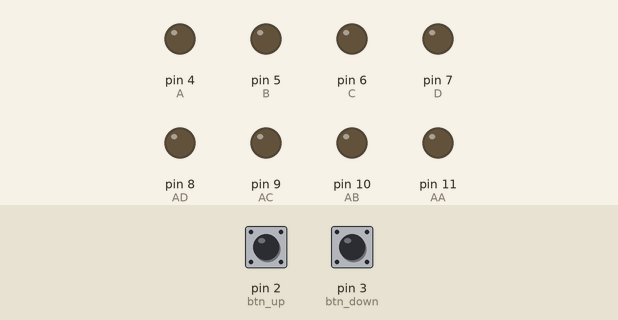
A sketch run on a simulated Arduino Uno, built with avr-gcc and run on an emulated ATmega328P. Shown: output pins drawn as LEDs (lit = HIGH). The inputs (shaded band) are chosen by the test bench; at power-on: pin 2 (btn_up) LOW, pin 3 (btn_down) LOW.

Above: at 1.2 s.
1.3 s: pin 2 (btn_up) pulled HIGH for 0.15 s
At 1.9 s:
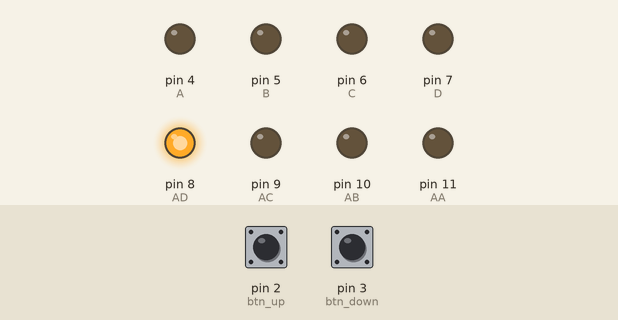
2.9 s: pin 2 (btn_up) pulled HIGH for 1 s
At 4.3 s:
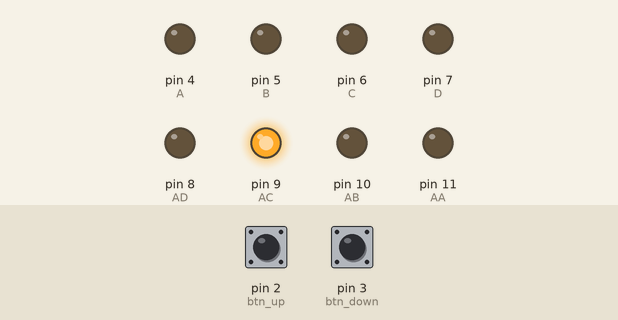
5.4 s: pin 2 (btn_up) pulled HIGH for 0.15 s
At 6.2 s:
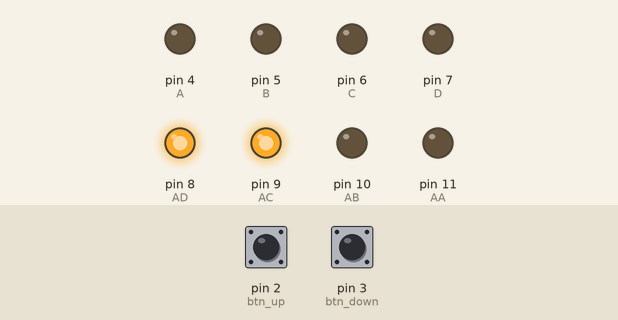
7.0 s: pin 2 (btn_up) pulled HIGH for 3.2 s
At 7.4 s:
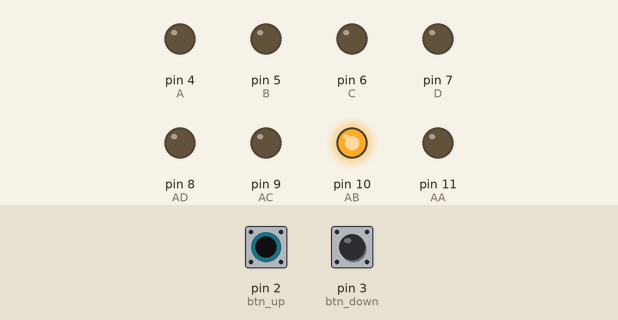
11.7 s: pin 2 (btn_up) pulled HIGH for 0.15 s
At 12.2 s:
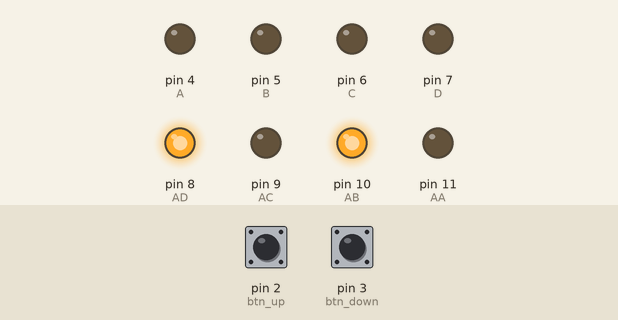
13.3 s: pin 2 (btn_up) pulled HIGH for 1 s
At 14.6 s:
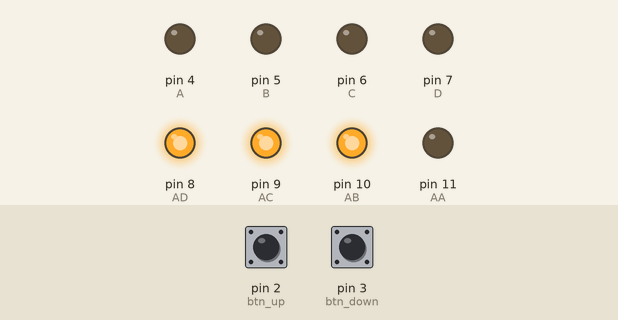
Timing chart, 0 to 16.3 s (numbered marks = the images above; inputs shaded):
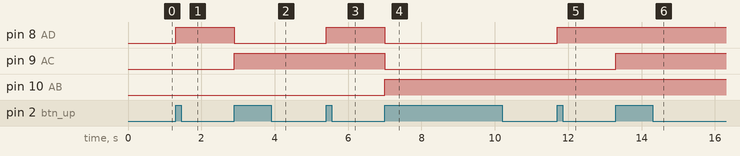

Measured:
- after the input at 1.3 s, pin 8 (AD): LOW → HIGH at once
- after the input at 2.9 s, pin 8 (AD): HIGH → LOW at once; pin 9 (AC): LOW → HIGH at once
- after the input at 5.4 s, pin 8 (AD): LOW → HIGH at once
- after the input at 7.0 s, pin 8 (AD), pin 9 (AC): HIGH → LOW at once; pin 10 (AB): LOW → HIGH at once
- after the input at 11.7 s, pin 8 (AD): LOW → HIGH at once
- after the input at 13.3 s, pin 9 (AC): LOW → HIGH at once

The sketch:

carlos_ceballos_3ra_unidad_2l.ino
```cpp
/*
   Fundacion KinaL
   Centro educativo tecnico LaboraL KinaL
   Quinto perito
   Quinto eLectronica
   Codigo Tecnico: EB5AM / EB5AV
   Curso: TaLLer de eLectronica digitaL y reparacion de computadoras I
   Proyecto: Contador
   aLumno:carlos Enrique Cebalos villanueva
   Fecha: 1/06/2023
*/
#define btn_up  2     //pin 2 utiLizado para una interrupción externa por rising
#define btn_down 3     //pih 3 utiLizado para una interrupción externa por faLLing
#define A 4
#define B 5
#define C 6
#define D 7
#define AA 11
#define AB 10
#define AC 9
#define AD 8
#define DWH(pin)  digitaLWrite(pin,HIGH)
#define DWL(pin)  digitaLWrite(pin,LOW)
void asendente (void);
void desendente(void);
int contadorB = 0;
int contadorA = 0;

void setup() {
  Serial.begin(9600); //Inicio La comunicación seriaL
  pinMode(btn_up, INPUT);  //pin 2 como entrada
  pinMode(btn_down, INPUT); //pin 3 como entrada
  attachInterrupt(digitalPinToInterrupt(btn_up), asendente, RISING);
  attachInterrupt(digitalPinToInterrupt(btn_down), desendente, RISING);
  pinMode(A, OUTPUT);
  pinMode(B, OUTPUT);
  pinMode(C, OUTPUT);
  pinMode(D, OUTPUT);
  pinMode(AA, OUTPUT);
  pinMode(AB, OUTPUT);
  pinMode(AC, OUTPUT);
  pinMode(AD, OUTPUT);
}
void loop() {
  //asendente
  if ((contadorB > 0) && (contadorA == 5)) {
    contadorB = 0;
    contadorA = 0;
  }
  //desendente
  if ((contadorB < 0) && (contadorA == 0)) {
    contadorB = 0;
    contadorA = 5;
  }
  //asendente
  if (contadorB > 9) {
    contadorB = 0;
    contadorA = contadorA + 1;
  }
  //desendente
  if (contadorB < 0) {
    contadorB = 9;
    contadorA = contadorA - 1;
  }
  switch (contadorB) {
    case (0):
      {
        // DISPLAY 2
        digitalWrite(AA, LOW);
        digitalWrite(AB, LOW);
        digitalWrite(AC, LOW);
        digitalWrite(AD, LOW);
        break;
      }
    case (1):
      {

        // DISPLAY 2
        digitalWrite(AA, LOW);
        digitalWrite(AB, LOW);
        digitalWrite(AC, LOW);
        digitalWrite(AD, HIGH);
        break;
      }
    case (2):
      {
        // DISPLAY 2
        digitalWrite(AA, LOW);
        digitalWrite(AB, LOW);
        digitalWrite(AC, HIGH);
        digitalWrite(AD, LOW);
        break;
      }
    case (3):
      {
        // DISPLAY 2
        digitalWrite(AA, LOW);
        digitalWrite(AB, LOW);
        digitalWrite(AC, HIGH);
        digitalWrite(AD, HIGH);
        break;
      }

    case (4):
      {
        // DISPLAY 2
        digitalWrite(AA, LOW);
        digitalWrite(AB, HIGH);
        digitalWrite(AC, LOW);
        digitalWrite(AD, LOW);
        break;
      }

    case (5):
      {
        // DISPLAY 2
        digitalWrite(AA, LOW);
        digitalWrite(AB, HIGH);
        digitalWrite(AC, LOW);
        digitalWrite(AD, HIGH);
        break;
      }
    case (6):
      {
        // DISPLAY 2
        digitalWrite(AA, LOW);
        digitalWrite(AB, HIGH);
        digitalWrite(AC, HIGH);
        digitalWrite(AD, HIGH);
        break;
      }
    case (7):
      {
        // DISPLAY 2
        digitalWrite(AA, LOW);
        digitalWrite(AB, HIGH);
        digitalWrite(AC, HIGH);
        digitalWrite(AD, HIGH);
        break;
      }
    case (8):
      {
        // DISPLAY 2
        digitalWrite(AA, HIGH);
        digitalWrite(AB, LOW);
        digitalWrite(AC, LOW);
        digitalWrite(AD, LOW);
      }
    case (9):
      {
        // DISPLAY 2
        digitalWrite(AA, HIGH);
        digitalWrite(AB, LOW);
        digitalWrite(AC, LOW);
        digitalWrite(AD, HIGH);
      }
  }
  switch (contadorA) {
    case (0):
      {
        // DISPLAY 1
        digitalWrite(A, LOW);
        digitalWrite(B, LOW);
        digitalWrite(C, LOW);
        digitalWrite(D, LOW);
        break;
      }
    case (1):
      {
        // DISPLAY 1
        digitalWrite(A, LOW);
        digitalWrite(B, LOW);
        digitalWrite(C, LOW);
        digitalWrite(D, HIGH);
        break;
      }
    case (2):
      {
        // DISPLAY 1
        digitalWrite(A, LOW);
        digitalWrite(B, LOW);
        digitalWrite(C, HIGH);
        digitalWrite(D, LOW);
        break;
      }
    case (3):
      {
        // DISPLAY 1
        digitalWrite(A, LOW);
        digitalWrite(B, LOW);
        digitalWrite(C, HIGH);
        digitalWrite(D, HIGH);
        break;
      }
    case (4):
      {
        //DISPLAY 1
        digitalWrite(A, LOW);
        digitalWrite(B, HIGH);
        digitalWrite(C, LOW);
        digitalWrite(D, LOW);
        break;
      }
    case (5):
      {
        // DISPLAY 1
        digitalWrite(A, LOW);
        digitalWrite(B, HIGH);
        digitalWrite(C, LOW);
        digitalWrite(D, HIGH);
        break;
      }
  }
}
//Funciones asendentes y desendentes
void asendente (void)
{
  contadorB++;
}

void desendente(void)
{
  contadorB--;
  }
```
